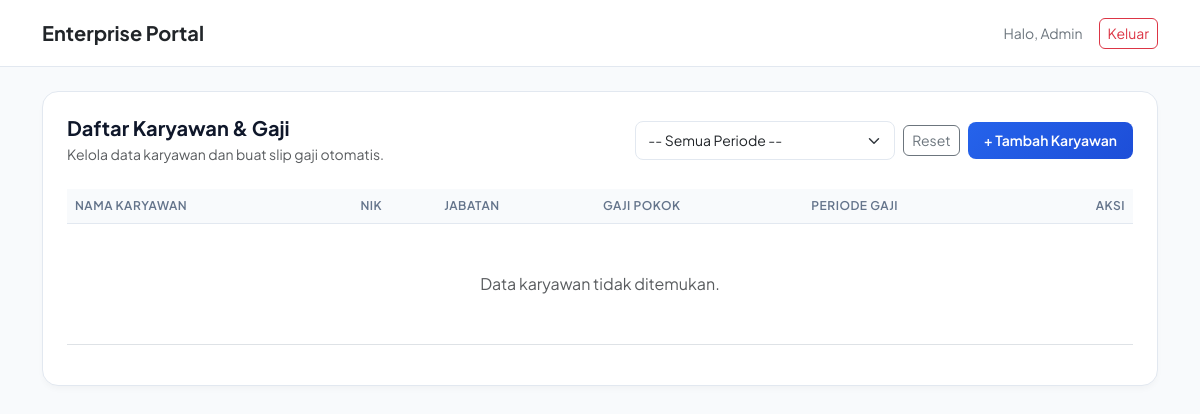
/dashboard.php?filter_periode=25 Agustus 2026 - 25 September 2026, run on an earlier commit of the app's database.
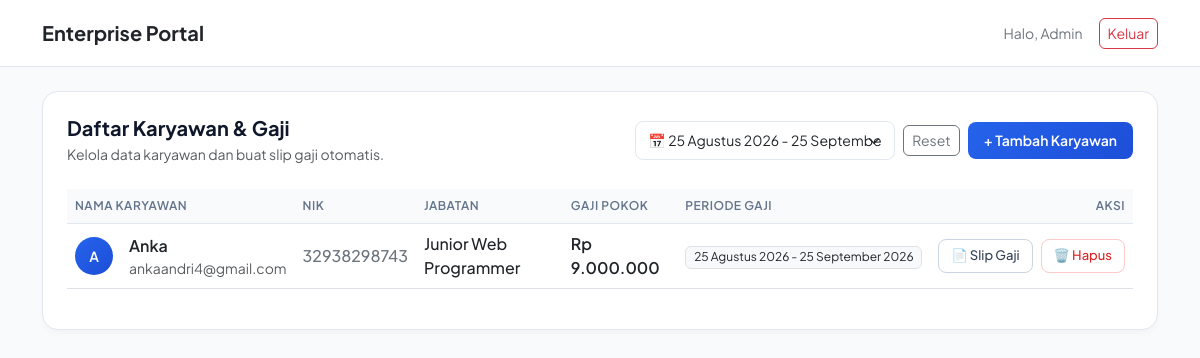
And on a later commit of the database.
### tables this page shows
CREATE TABLE `karyawan` (
  `id` int(11) NOT NULL,
  `nama` varchar(100) NOT NULL,
  `nik` varchar(50) NOT NULL,
  `email` varchar(100) NOT NULL,
  `jabatan` varchar(100) NOT NULL,
  `gaji_pokok` decimal(12,2) DEFAULT 0.00,
  `periode` varchar(100) DEFAULT '25 November 2026 - 25 Desember 2026',
  `created_at` timestamp NOT NULL DEFAULT current_timestamp()
);

### dashboard.php (the view, shortened to what the changed rows need)
<?php
include 'koneksi.php';
$filter_periode = $_GET['filter_periode'] ?? '';
if (!empty($filter_periode)) {
    $filter_escaped = mysqli_real_escape_string($koneksi, $filter_periode);
    $query_karyawan = "SELECT * FROM karyawan WHERE periode = '$filter_escaped' ORDER BY id DESC";
} else {
    $query_karyawan = "SELECT * FROM karyawan ORDER BY id DESC";
}
$result = mysqli_query($koneksi, $query_karyawan);
$query_list_periode = mysqli_query($koneksi, "SELECT DISTINCT periode FROM karyawan WHERE periode IS NOT NULL AND periode != '' ORDER BY id DESC");
?>
<!DOCTYPE html>
<html lang="id">
<head>
    <link href="https://cdn.jsdelivr.net/npm/bootstrap@5.3.0/dist/css/bootstrap.min.css" rel="stylesheet">
</head>
<body>
<div class="container mb-5">
    <div class="main-card p-3 p-md-4">
        <div class="d-flex justify-content-between align-items-center mb-4 flex-wrap gap-3">
            <div class="d-flex align-items-center gap-2 flex-wrap">
                <form action="dashboard.php" method="GET" class="d-flex gap-2 align-items-center">
                    <select name="filter_periode" class="form-select filter-select" onchange="this.form.submit()">
                        <option value="">-- Semua Periode --</option>
                        <?php while ($p = mysqli_fetch_assoc($query_list_periode)): ?>
                            <option value="<?php echo htmlspecialchars($p['periode']); ?>" <?php echo ($filter_periode === $p['periode']) ? 'selected' : ''; ?>>
                                📅 <?php echo htmlspecialchars($p['periode']); ?>
                            </option>
                        <?php endwhile; ?>
                    </select>
                    <?php if (!empty($filter_periode)): ?>
                        <a href="dashboard.php" class="btn btn-outline-secondary btn-sm rounded-2">Reset</a>
                    <?php endif; ?>
                </form>
            </div>
        </div>
        <div class="table-responsive">
            <table class="table table-hover align-middle">
                <thead>
                    <tr>
                        <th>Nama Karyawan</th>
                        <th>NIK</th>
                        <th>Jabatan</th>
                        <th>Gaji Pokok</th>
                        <th>Periode Gaji</th>
                        <th class="text-end">Aksi</th>
                    </tr>
                </thead>
                <tbody>
                    <?php if (mysqli_num_rows($result) > 0): ?>
                        <?php while ($row = mysqli_fetch_assoc($result)):
                            $words = explode(" ", $row['nama']);
                            $inisial = strtoupper(substr($words[0], 0, 1) . (isset($words[1]) ? substr($words[1], 0, 1) : ''));
                        ?>
                        <tr>
                            <td>
                                <div class="d-flex align-items-center gap-3">
                                    <div class="avatar"><?php echo $inisial; ?></div>
                                    <div>
                                        <div class="fw-semibold text-dark"><?php echo htmlspecialchars($row['nama']); ?></div>
                                        <div class="text-muted small"><?php echo htmlspecialchars($row['email']); ?></div>
                                    </div>
                                </div>
                            </td>
                            <td class="fw-medium text-secondary"><?php echo htmlspecialchars($row['nik']); ?></td>
                            <td class="fw-medium text-dark"><?php echo htmlspecialchars($row['jabatan']); ?></td>
                            <td class="fw-semibold text-dark">Rp <?php echo number_format($row['gaji_pokok'], 0, ',', '.'); ?></td>
                            <td><span class="badge bg-light text-dark border fw-normal"><?php echo htmlspecialchars($row['periode'] ?? '25 Nov - 25 Des 2026'); ?></span></td>
                            <td class="text-end">
                                <div class="d-flex justify-content-end gap-2">
                                    <a href="slip_gaji.php?id=<?php echo $row['id']; ?>" class="btn-action">📄 Slip Gaji</a>
                                    <a href="dashboard.php?hapus=<?php echo $row['id']; ?>" class="btn-delete" onclick="return confirm('Apakah Anda yakin ingin menghapus data ini?')">🗑️ Hapus</a>
                                </div>
                            </td>
                        </tr>
                        <?php endwhile; ?>
                    <?php else: ?>
                        <tr><td colspan="6" class="text-center py-5 text-muted">Data karyawan tidak ditemukan.</td></tr>
                    <?php endif; ?>
                </tbody>
            </table>
        </div>
    </div>
</div>
</body>
</html>

What changed in the data, as far as the page shows it:
added karyawan: nama "A", nama "Anka", email "ankaandri4@gmail.com", nik "32938298743", jabatan "Junior Web Programmer", gaji_pokok "9.000.000", periode "25 Agustus 2026 - 25 September 2026"
Also different on the page:
form field filter_periode: "-- Semua Periode --" → "📅 25 Agustus 2026 - 25 September 2026"
text no longer shown: "Data karyawan tidak ditemukan."
